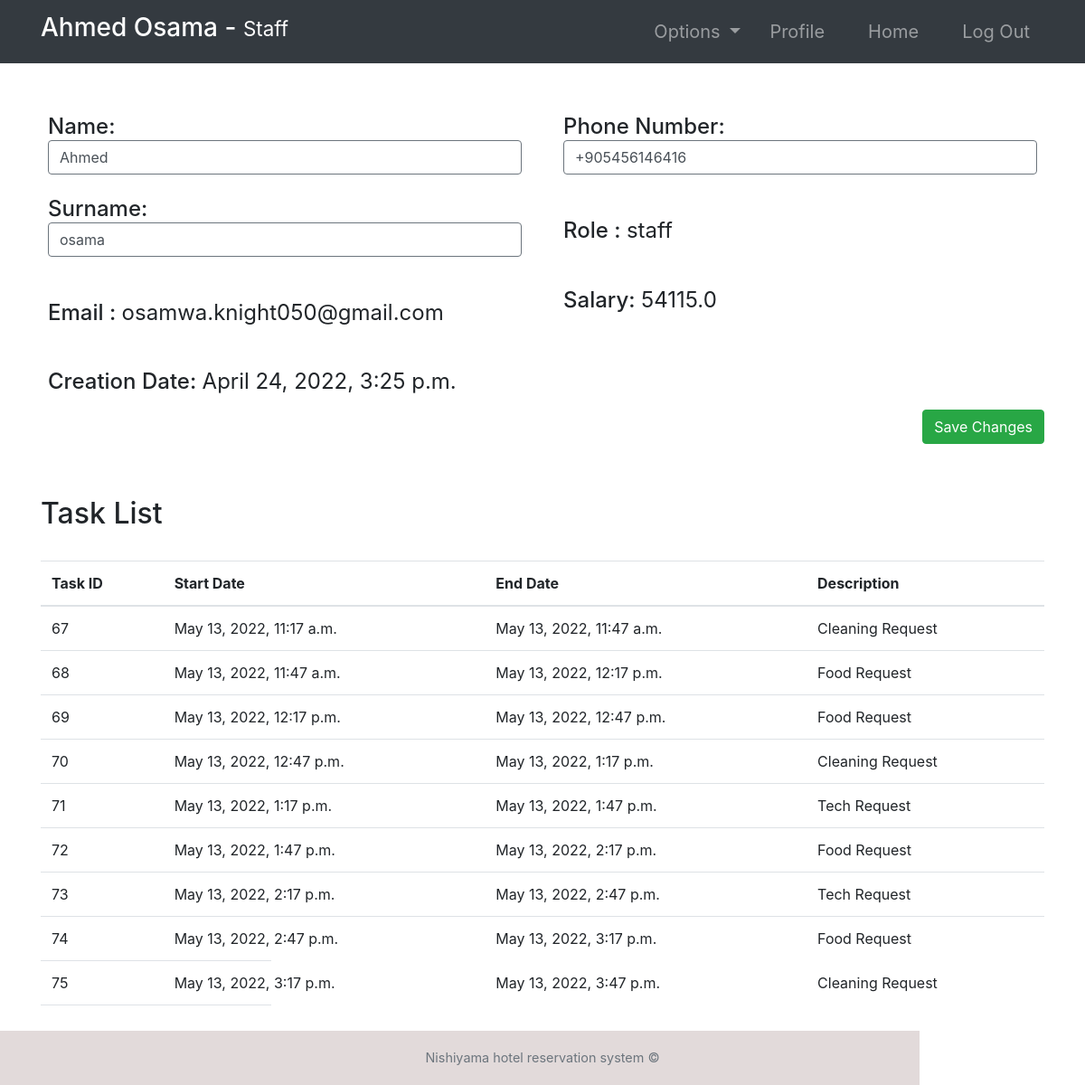
The app's page /employee-profile/10/ (signed in) with its own data.
### accounts/models.py (models this page shows, shortened)
class Employee(models.Model):
    user = models.OneToOneField(User, null=True, on_delete=models.CASCADE)
    phoneNumber = PhoneNumberField(unique=True)
    salary = models.FloatField()

class Task(models.Model):
    employee = models.ForeignKey(
        Employee,   null=True, on_delete=models.CASCADE)
    startTime = models.DateTimeField()
    endTime = models.DateTimeField()
    description = models.TextField()

### accounts/views.py (the view, shortened to what this page needs)
# urls.py: path('employee-profile/<str:pk>/', employee_details, name="employee-profile"),
@login_required(login_url='login')
def employee_details(request, pk):
    role = str(request.user.groups.all()[0])
    path = role + "/"
    tempUser = User.objects.get(id=pk)
    employee = Employee.objects.get(user=tempUser)
    tasks = Task.objects.filter(employee=employee)
    context = {
        "role": role,
        "employee": employee,
        "tasks": tasks
    }
    return render(request, path + "employee-profile.html", context)

### Templates/staff/employee-profile.html
{% extends '../index.html' %}
{% block context %}
{% include '../common_pages/employee-profile.html' %}
{% endblock %}

### Templates/incs/nav.html (shortened to what this page needs)
<link rel="stylesheet" href="https://cdn.jsdelivr.net/npm/bootstrap@4.6.0/dist/css/bootstrap.min.css"
>
<nav class="navbar navbar-dark bg-dark navbar-expand-lg py-1 " role="navigation" >
    <div class="container" >
        <a href="" class="navbar-brand">
            <h3 class="text-capitalize">
                {{ request.user.first_name }} {{ request.user.last_name }} -
                <small>
                    {{ role }}
                </small>
            </h3>
        </a>
        <div class="collapse navbar-collapse" id="navbarTags">
            <ul class="navbar-nav ml-auto">
                <li class="nav-item dropdown p-2">
                    <a class="nav-link dropdown-toggle" href="#" id="navbarDropdown" role="button"
                        data-toggle="dropdown" aria-haspopup="true" aria-expanded="false">
                        Options
                    </a>
                </li>
                <li class="nav-item mr-3 p-2">
                    {% if role == 'staff' or role == 'receptionist' or role == 'admin' or role == 'manager' %}
                    <a href="{% url 'employee-profile' user.id %}" class="nav-link">Profile</a>
                    {% endif %}
                </li>
                <li class="nav-item mr-3 p-2">
                    <a href="{% url 'Home'  %}" class="nav-link">Home</a>
                </li>
                <li class="nav-item p-2 ">
                    <a href="{% url 'logout' %}" class="nav-link">Log Out</a>
                </li>
            </ul>
        </div>
    </div>
</nav>

### Templates/common_pages/employee-profile.html (shortened to what this page needs)
<div class="container">
    <form action="" method="POST">
        <div class="row mt-5 clearfix">
            <div class="col-6">
                <div class="p-2 h4">
                    <span>Name:</span>
                    {% if employee.user.id != request.user.id %}
                    <span class="font-weight-normal">{{employee.user.first_name}} </span>
                    {% else %}
                    <input type="text" class="form-control border border-secondary" id="id_first_name"
                        value="{{employee.user.first_name}}" name="first_name">
                    {% endif %}
                </div>
                <div class="p-2 h4">
                    <span>Surname:</span>
                    {% if employee.user.id != request.user.id %}
                    <span class="font-weight-normal"> {{employee.user.last_name}}</span>
                    {% else %}
                    <input type="text" class="form-control border border-secondary" id="id_last_name"
                        value="{{employee.user.last_name}}" name="last_name">
                    {% endif %}
                </div>
                <br>
                <div class="p-2 h4">
                    <span>Email :</span>
                    <span class="font-weight-normal">{{employee.user.email}}</span>
                </div>
                <br>
                <div class="p-2 h4">
                    <span>Creation Date:</span>
                    <span class="font-weight-normal">{{employee.user.date_joined}}</span>
                </div>
            </div>
            <div class="col-6">
                <div class="p-2 h4">
                    <span>Phone Number: </span>
                    {% if employee.user.id != request.user.id %}
                    <span class="font-weight-normal">{{employee.phoneNumber}}</span>
                    {% else %}
                    <input type="text" class="form-control border border-secondary" id="id_phoneNumber"
                        value="{{employee.phoneNumber}}" name="phoneNumber">
                    {% endif %}
                </div>
                <br>
                <div class="p-2 h4">
                    <span>Role :</span>
                    <span class="font-weight-normal">{{employee.user.groups.first}}</span>
                </div>
                <br>
                <div class="p-2 h4">
                    <span>Salary:</span>
                    <span class="font-weight-normal">{{employee.salary}}</span>
                </div>
            </div>
        </div>
        {% if employee.user.id == request.user.id %}
        <button type="submit" name="submit" class="btn btn-success float-right">Save Changes</button>
        {% endif %}
        <br>
    </form>
    <br>
    {% if role == 'staff' or request.user != employee.user %}
    <div class="table-responsive my-5">
        <div class="table-header row">
            <div class="col-sm-12 col-md-12 col-lg-4 mb-4">
                <h2>Task List</h2>
            </div>
        </div>
        <table class="table table-hover">
            <thead>
                <tr>
                    <th>Task ID</th>
                    <th>Start Date</th>
                    <th>End Date</th>
                    <th>Description</th>
                </tr>
            </thead>
            <tbody>
                {% for tasks in tasks %}
                <tr>
                    <td>{{tasks.id}}</td>
                    <td>{{tasks.startTime}}</td>
                    <td>{{tasks.endTime}}</td>
                    <td>{{tasks.description}}</td>
                </tr>
                {% endfor %}
            </tbody>
        </table>
    </div>
    {% endif %}
</div>

### static/css/main.css (style rules this page uses)
* { margin: 0; padding: 0; -webkit-font-smoothing: antialiased; }
.clearfix { overflow: auto; }
body { position: relative; }
nav .nav-item { font-size: 20px; }

### records on screen
Employee: first_name "Ahmed", last_name "osama", user.email "osamwa.knight050@gmail.com", user.date_joined "April 24, 2022, 3:25 p.m.", phoneNumber "+905456146416", user.groups.first "staff", salary "54115.0"
Task: id "67", startTime "May 13, 2022, 11:17 a.m.", endTime "May 13, 2022, 11:47 a.m.", description "Cleaning Request"
Task: id "68", startTime "May 13, 2022, 11:47 a.m.", endTime "May 13, 2022, 12:17 p.m.", description "Food Request"
Task: id "69", startTime "May 13, 2022, 12:17 p.m.", endTime "May 13, 2022, 12:47 p.m.", description "Food Request"
Task: id "70", startTime "May 13, 2022, 12:47 p.m.", endTime "May 13, 2022, 1:17 p.m.", description "Cleaning Request"
Task: id "71", startTime "May 13, 2022, 1:17 p.m.", endTime "May 13, 2022, 1:47 p.m.", description "Tech Request"
Task: id "72", startTime "May 13, 2022, 1:47 p.m.", endTime "May 13, 2022, 2:17 p.m.", description "Food Request"
Task: id "73", startTime "May 13, 2022, 2:17 p.m.", endTime "May 13, 2022, 2:47 p.m.", description "Tech Request"
Task: id "74", startTime "May 13, 2022, 2:47 p.m.", endTime "May 13, 2022, 3:17 p.m.", description "Food Request"
Task: id "75", startTime "May 13, 2022, 3:17 p.m.", endTime "May 13, 2022, 3:47 p.m.", description "Cleaning Request"

### other values on screen
{{ request.user.first_name }} "Ahmed"
{{ request.user.last_name }} "Osama"
{{ role }} "Staff"
